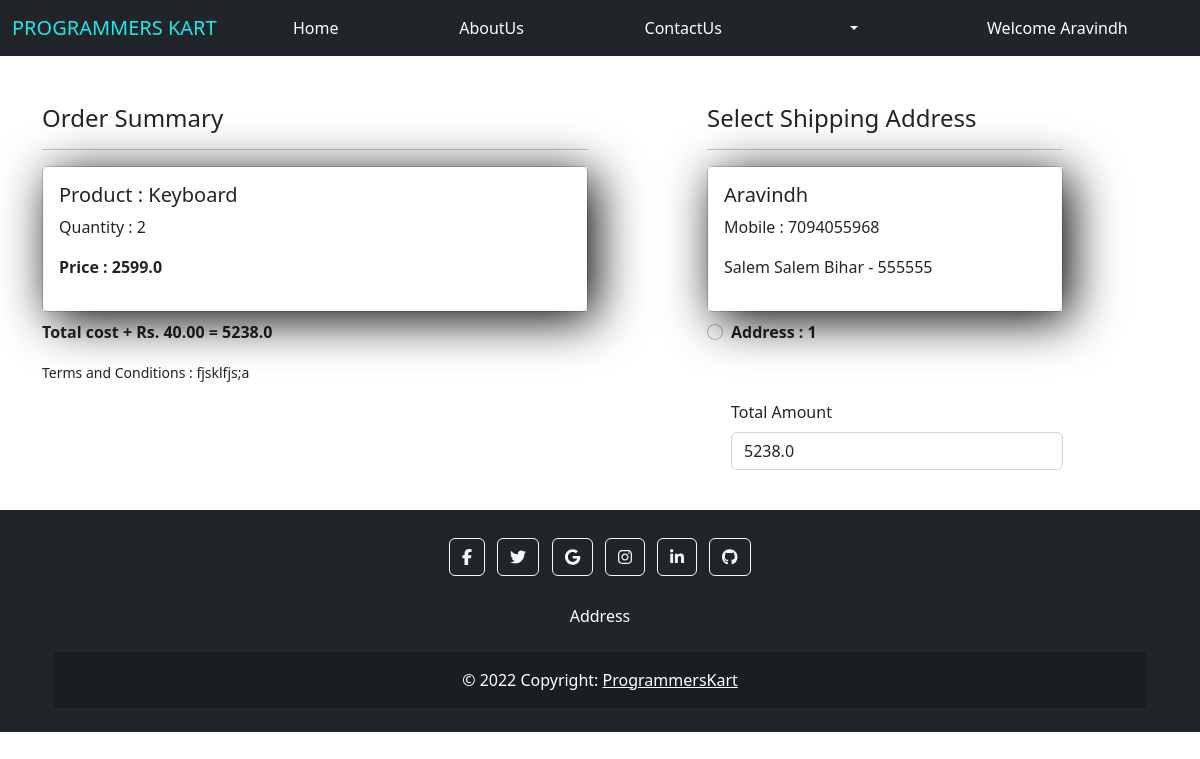
Screenshot of /checkout/ (signed in) with the database file from the repository.
### proKApp/models.py (models this page shows, shortened)
class Cart(models.Model):
    user = models.ForeignKey(User,on_delete=models.CASCADE)
    product = models.ForeignKey(Product,on_delete=models.CASCADE)
    quantity = models.PositiveIntegerField(default=1)

class Product(models.Model):
    title = models.CharField(max_length=100)
    selling_price = models.FloatField()
    description = models.TextField()
    category = models.CharField(choices=CATEGORY_CHOICES, max_length=2)
    product_image = models.ImageField(upload_to='product')

class Customer(models.Model):
    user = models.ForeignKey(User,on_delete=models.CASCADE)
    name = models.CharField(max_length=200)
    locality = models.CharField(max_length=200)
    city = models.CharField(max_length=50)
    mobile = models.IntegerField(default=0)
    zipcode = models.IntegerField()
    state = models.CharField(choices=STATE_CHOCIES,max_length=100)

### proKApp/views.py (the view)
# urls.py: path('checkout/',views.checkout.as_view(), name='checkout'),
class checkout(View):
    def get(self,request):
        user=request.user
        add=Customer.objects.filter(user=user)
        cart_items=Cart.objects.filter(user=user)
        famount=0
        for p in cart_items:
            value=p.quantity * p.product.selling_price
            famount=famount+value
        totalamount=famount+40
        return render(request, 'apps/checkout.html',locals())

### proKApp/templates/apps/checkout.html (shortened to what this page needs)
{%extends 'apps/base.html' %}
{% load static %}
{%block content%}
<div class="container">
    <div class="row mt-5">
        <div class="col-sm-6">
            <h4>Order Summary</h4>
            <hr>
            {% for item in cart_items %}
                <div class="card mb-2">
                    <div class="card-body">
                        <h5>Product : {{item.product.title}}</h5>
                        <p>Quantity : {{item.quantity}}</p>
                        <p class="fw-bold">Price : {{item.product.selling_price}}</p>
                    </div>
                </div>
            {% endfor %}
            <p class="fw-bold">Total cost + Rs. 40.00 = {{totalamount}}</p>
            <small>Terms and Conditions : fjsklfjs;a</small>
        </div>
        <div class="col-sm-4 offset-sm-1">
            <h4>Select Shipping Address</h4>
            <hr>
            <form method="post" id="myform">
                {% for ad in add %}
                <div class="card">
                    <div class="card-body">
                        <h5>{{ad.name}}</h5>
                        <p>Mobile : {{ad.mobile}}</p>
                        <p>{{ad.locality}} {{ad.city}} {{ad.state}} - {{ad.zipcode}}</p>
                    </div>
                </div>
                <div class="form-check mt-2 mb-5">
                    <input class="form-check-input"  type="radio" name="custid" id="custadd{{forloop.counter}}" value="{{ad.id}}">
                    <label class="form-check-label fw-bold" for="custadd{{forloop.counter}}">Address : {{forloop.counter}}</label>
                </div>
                {% endfor %}
                <div class="form-check mb-3">
                    <label for="totamount" class="form-label">Total Amount</label>
                    <input type="number" class="form-control" name="totamount" value="{{totalamount}}" readonly>
                </div>
                <div class="text-only">
                    <button type="submit" class="btn"></button>
                </div>
            </form>
        </div>
    </div>
</div>
{%endblock content%}

### proKApp/templates/apps/base.html (shortened to what this page needs)
<!DOCTYPE html>
<html lang="en">
<head>
    <link href="https://cdn.jsdelivr.net/npm/bootstrap@5.2.3/dist/css/bootstrap.min.css" rel="stylesheet">
    <link href="https://use.fontawesome.com/releases/v5.0.4/css/all.css" rel="stylesheet">
    {% load static %}
    <link rel="stylesheet" href="{% static 'css/home.css'%}" />
    <link rel="stylesheet" href="{% static 'css/signUp.css'%}" />
    <link rel="stylesheet" href="{% static 'css/signIn.css'%}" />
    <link rel="stylesheet" href="https://cdnjs.cloudflare.com/ajax/libs/font-awesome/4.7.0/css/font-awesome.min.css">
</head>
<body>
    <nav class="navbar navbar-expand-lg navbar-dark bg-dark ">
        <div class="container-fluid">
          <a class="navbar-brand" href="{% url 'home' %}" style="color: rgb(31, 231, 231);">PROGRAMMERS KART</a>
          <div class="collapse navbar-collapse" id="navbarScroll">
            <ul class="navbar-nav me-auto my-2 my-lg-0 navbar-nav-scroll nav-fill w-100" style="--bs-scroll-height: 100px;">
              {% if request.user.is_authenticated %}
              <li class="nav-item">
                <a class="nav-link active" aria-current="page" href="{% url 'home' %}">Home</a>
              </li>
              <li class="nav-item">
                <a class="nav-link active" href="{% url 'about' %}">AboutUs</a>
              </li>
              <li class="nav-item">
                <a class="nav-link active" href="{% url 'contactUs' %}">ContactUs</a>
              </li>
              <li class="nav-item dropdown mx-2">
                <a href="#" class="nav-link dropdown-toggle text-white" id="profileDropdown" role="button" data-bs-toggle="dropdown"></a>
              </li>
                  <li class="nav-item">
                    <a class="nav-link active" href="{% url 'profile' %}">Welcome {{request.user}}</a>
                  </li>
            {% endif %}
          </ul>
          </div>
        </div>
      </nav>
      {% block content %}{% endblock content%}
<footer class="bg-dark text-center text-white mb-0">
    <div class="container p-4">
      <section class="mb-4">
        <a class="btn btn-outline-light btn-floating m-1" href="#!" role="button">
            <i class="fab fa-facebook-f"></i>
        </a>
        <a class="btn btn-outline-light btn-floating m-1" href="#!" role="button">
            <i class="fab fa-twitter"></i>
        </a>
        <a class="btn btn-outline-light btn-floating m-1" href="#!" role="button">
            <i class="fab fa-google"></i>
        </a>
        <a class="btn btn-outline-light btn-floating m-1" href="#!" role="button">
            <i class="fab fa-instagram"></i>
        </a>
        <a class="btn btn-outline-light btn-floating m-1" href="#!" role="button">
            <i class="fab fa-linkedin-in"></i>
        </a>
        <a class="btn btn-outline-light btn-floating m-1" href="#!" role="button">
            <i class="fab fa-github"></i>
        </a>
      </section>
      <section class="mb-4">
        <p>
          Address
        </p>
      </section>
    <div class="text-center p-3" style="background-color: rgba(0, 0, 0, 0.2);">
      © 2022 Copyright:
      <a class="text-white" href="">ProgrammersKart</a>
    </div>
  </footer>
</body>
</html>

### proKApp/static/apps/css/signUp.css (style rules this page uses)
.card-body { box-shadow: 8px 8px 50px #000; }
label { margin-bottom: 8px; }

### proKApp/static/apps/css/signIn.css (style rules this page uses)
body { margin:0; border:0; }

### rows the page displays
Cart: product "Keyboard", quantity "2", product.selling_price "2599.0"
Customer: name "Aravindh", mobile "7094055968", locality "Salem", city "Salem", state "Bihar", zipcode "555555"

### other values shown
{{ request.user }} "Aravindh"
{{ totalamount }} "5238.0"
